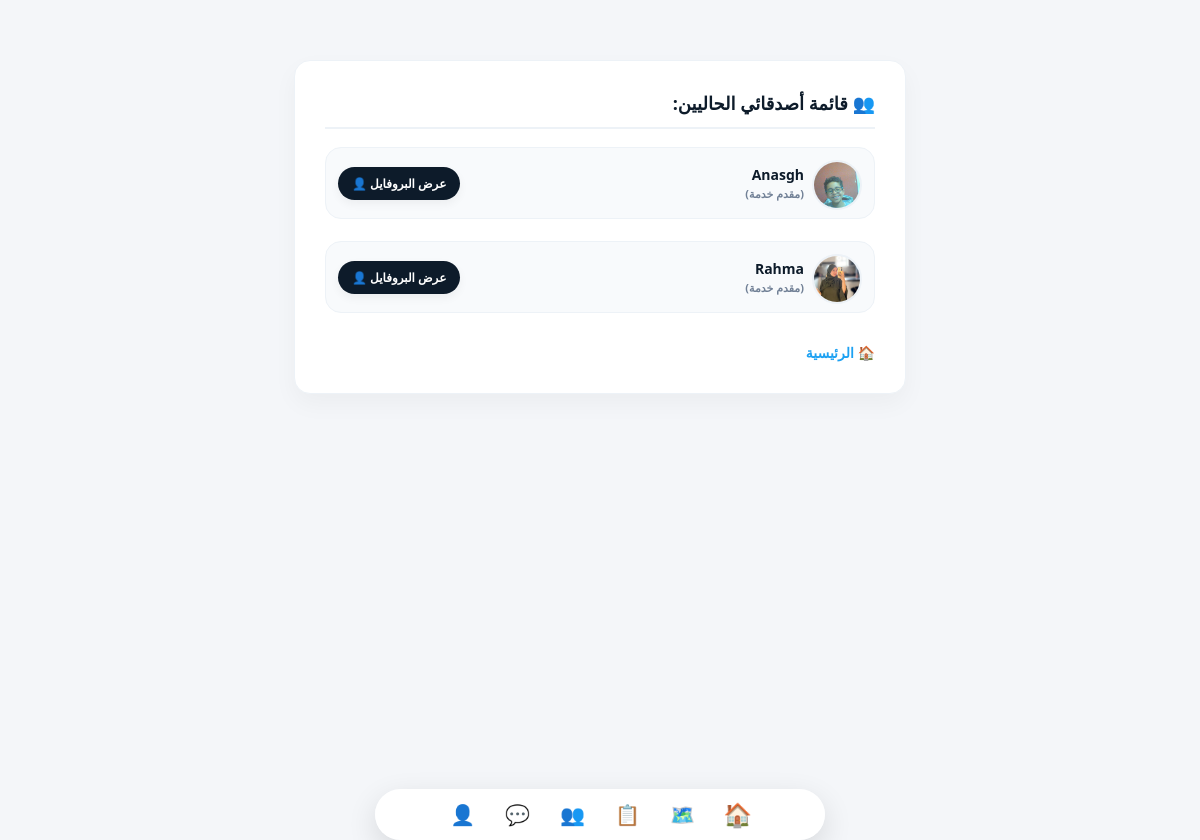
Page /friends/ (signed in) on the earlier database version.
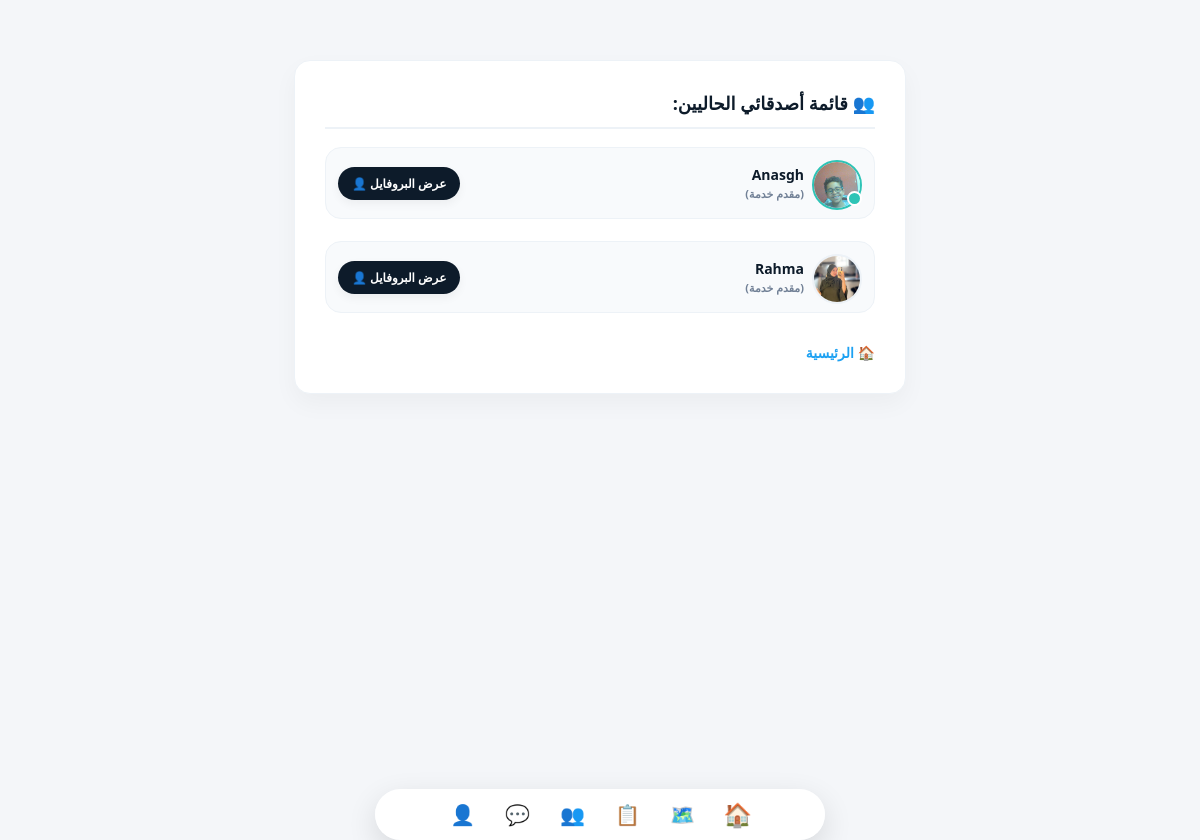
Same page on the later database version.
### accounts/models.py (models this page shows, shortened)
class User(AbstractUser):
    USER_TYPE_CHOICES = (
        ('client', 'طالب خدمة'),
        ('provider', 'مقدم خدمة'),
    )
    VERIFICATION_STATUS_CHOICES = (
        ('not_submitted', 'لم يتم تقديم الطلب'),
        ('pending', 'قيد المراجعة والتدقيق'),
        ('verified', 'حساب موثق ومؤكد'),
        ('rejected', 'تم رفض الطلب'),
    )
    phone_number = models.CharField(max_length=15, unique=True, null=True, blank=True, verbose_name="رقم الهاتف")
    user_type = models.CharField(max_length=10, choices=USER_TYPE_CHOICES, default='client', verbose_name="نوع الحساب")
    governorate = models.ForeignKey(Governorate, on_delete=models.SET_NULL, null=True, blank=True, verbose_name="المحافظة")
    city = models.ForeignKey(City, on_delete=models.SET_NULL, null=True, blank=True, verbose_name="المدينة / المركز")
    address_details = models.CharField(max_length=255, blank=True, null=True, verbose_name="تفاصيل العنوان (الشارع / الحي)")
    national_id = models.CharField(max_length=14, blank=True, null=True, verbose_name="الرقم القومي (14 رقم)")
    id_front_image = models.ImageField(upload_to='national_ids/front/', blank=True, null=True, verbose_name="صورة وجه البطاقة")
    id_back_image = models.ImageField(upload_to='national_ids/back/', blank=True, null=True, verbose_name="صورة ظهر البطاقة")
    verification_status = models.CharField(max_length=20, choices=VERIFICATION_STATUS_CHOICES, default='not_submitted', verbose_name="حالة التوثيق")
    category = models.ForeignKey(Category, on_delete=models.SET_NULL, null=True, blank=True, verbose_name="المهنة / التخصص")
    profile_picture = models.ImageField(upload_to='profile_pics/', blank=True, null=True, default='profile_pics/default_user.png', verbose_name="صورة الحساب")
    is_active_now = models.BooleanField(default=False, verbose_name="متاح الآن للعمل")
    latitude = models.FloatField(null=True, blank=True, verbose_name="خط العرض GPS")
    longitude = models.FloatField(null=True, blank=True, verbose_name="خط الطول GPS")
    last_location_update = models.DateTimeField(null=True, blank=True, verbose_name="آخر تحديث للموقع")
    category = models.ForeignKey(
        'Category',
        on_delete=models.SET_NULL,
        null=True,
        blank=True,
        related_name='providers',
        verbose_name="التخصص المهني الرئيسي (للفنيين فقط)"
    )
    interests = models.ManyToManyField(
        'Category',
        blank=True,
        related_name='interested_users',
        verbose_name="الاهتمامات والاحتياجات (لطالبي الخدمة فقط)"
    )

### accounts/views.py (the view)
# urls.py: path('friends/', friends_list_view, name='friends_list'),
@login_required
def friends_list_view(request):
    friends_relations = FriendRequest.objects.filter(
        (models.Q(from_user=request.user) | models.Q(to_user=request.user)) &
        models.Q(status='accepted')
    )
    friends = []
    for rel in friends_relations:
        if rel.from_user == request.user:
            friends.append(rel.to_user)
        else:
            friends.append(rel.from_user)
    return render(request, 'accounts/friends_list.html', {'friends': friends})

### accounts/templates/accounts/friends_list.html (shortened to what this page needs)
<!DOCTYPE html>
<html lang="ar" dir="rtl">
<head>
</head>
<body>
    <div class="friend-box" style="direction: rtl; text-align: right;">
        <h3 id="txt-friends-title" style="color: var(--text-main); margin-top: 0; border-bottom: 2px solid var(--border-color); padding-bottom: 12px; font-size: 18px;">👥 قائمة أصدقائي الحاليين:</h3>
        <div id="friends-list-container" style="display: flex; flex-direction: column; gap: 12px; width: 100%; box-sizing: border-box; margin-top: 15px;">
            {% for friend in friends %}
                <div class="friend-item" style="display: flex; justify-content: space-between; align-items: center; background: var(--card-bg); padding: 12px; border-radius: 16px; border: 1px solid var(--border-color); box-sizing: border-box; width: 100%;">
                    <div style="display: flex; align-items: center; gap: 12px;">
                        <div style="position: relative; width: 46px; height: 46px; flex-shrink: 0; display: inline-block;">
                            {% if friend.profile_picture %}
                                <img src="{{ friend.profile_picture.url }}" style="width: 46px; height: 46px; border-radius: 50%; object-fit: cover; border: 2px solid {% if friend.is_active_now %}#2ec4b6{% else %}var(--border-color){% endif %};">
                            {% else %}
                                <div style="width: 46px; height: 46px; border-radius: 50%; background: var(--input-bg); border: 1px solid var(--border-color); display: flex; align-items: center; justify-content: center; color: var(--text-muted); font-size: 20px; font-weight: bold;">👤</div>
                            {% endif %}
                            {% if friend.is_active_now %}
                                <span style="position: absolute; bottom: 0; right: 0; width: 11px; height: 11px; background: #2ec4b6; border: 2px solid var(--card-bg); border-radius: 50%; animation: chat-pulse 2s infinite; display: inline-block;"></span>
                            {% endif %}
                        </div>
                        <div>
                            <span class="friend-name-txt" style="display: block; font-size: 14px; font-weight: 800; color: var(--text-main);">{{ friend.username }}</span>
                            <span style="display: block; font-size: 11px; font-weight: 600; color: var(--text-muted); margin-top: 2px;">({{ friend.get_user_type_display }})</span>
                        </div>
                    </div>
                    <a href="{% url 'public_profile' friend.id %}" class="btn-profile-txt btn-profile" style="flex-shrink: 0; font-size: 12px; font-weight: 700; padding: 8px 14px; border-radius: 30px;">عرض البروفايل 👤</a>
                </div>
            {% endfor %}
        </div>
        <a href="{% url 'home' %}" id="txt-back-home" class="nav-link-back" style="margin-top: 20px; display: inline-block;">🏠 الرئيسية</a>
    </div>
    <div class="bottom-nav-premium">
        <a href="{% url 'home' %}" class="bottom-nav-link active" title="الرئيسية">🏠</a>
        <a href="{% url 'providers_map' %}" class="bottom-nav-link" title="الخريطة لايف">🗺️</a>
        <a href="{% url 'providers_directory' %}" class="bottom-nav-link" title="دليل مقدمي الخدمات">📋</a>
        <a href="{% url 'friends_list' %}" class="bottom-nav-link" title="الأصدقاء">👥</a>
        <a href="{% url 'chat_rooms_list' %}" class="bottom-nav-link" title="المحادثات" style="position: relative; display: inline-flex;">
            💬
        </a>
        <a href="{% url 'profile' %}" class="bottom-nav-link" title="حسابي">👤</a>
    </div>
</body>
</html>

Differences in the rows shown:
changed User "Anasgh": is_active_now False → True (drawn)
